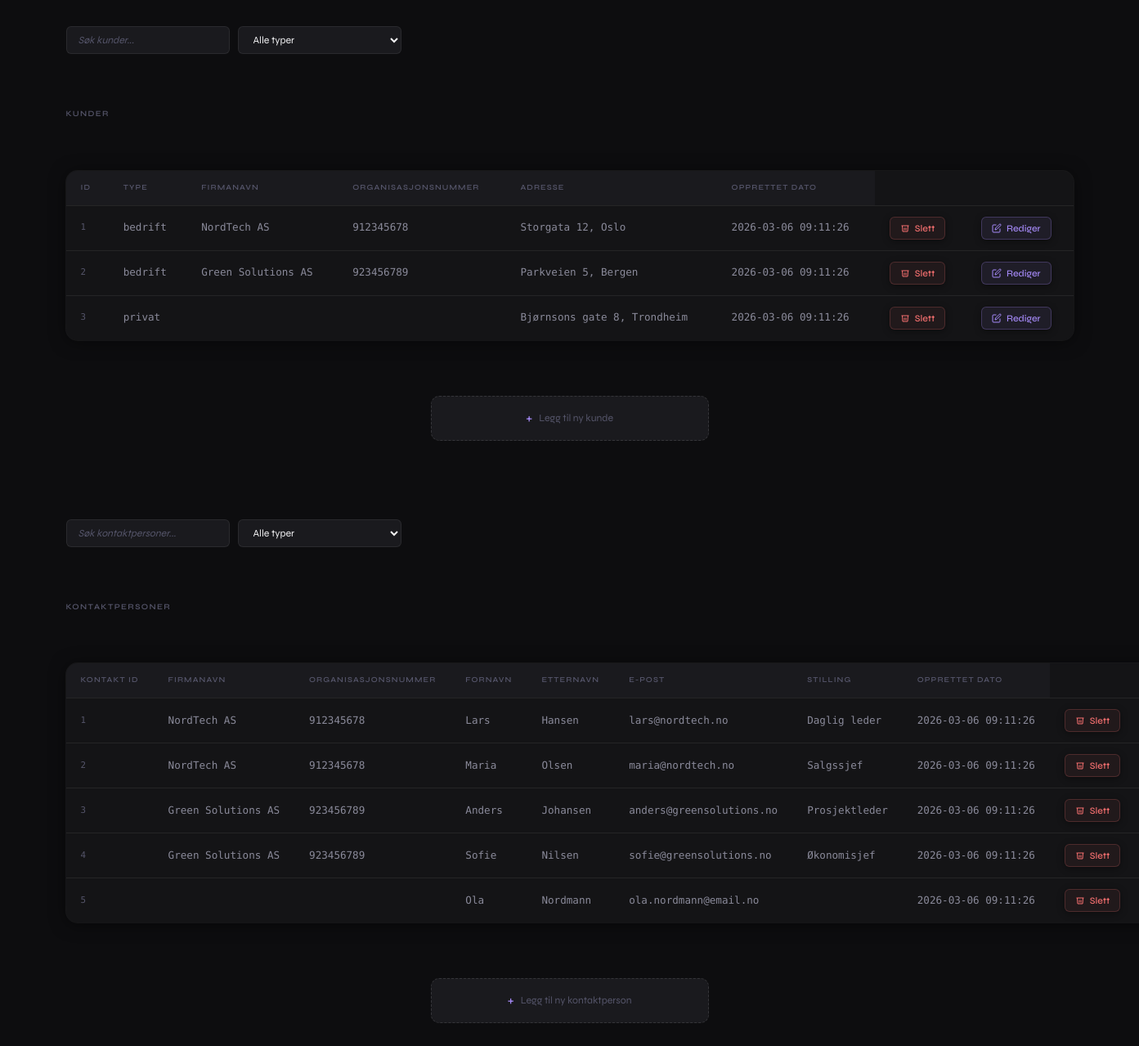
Before: / with the older database file.
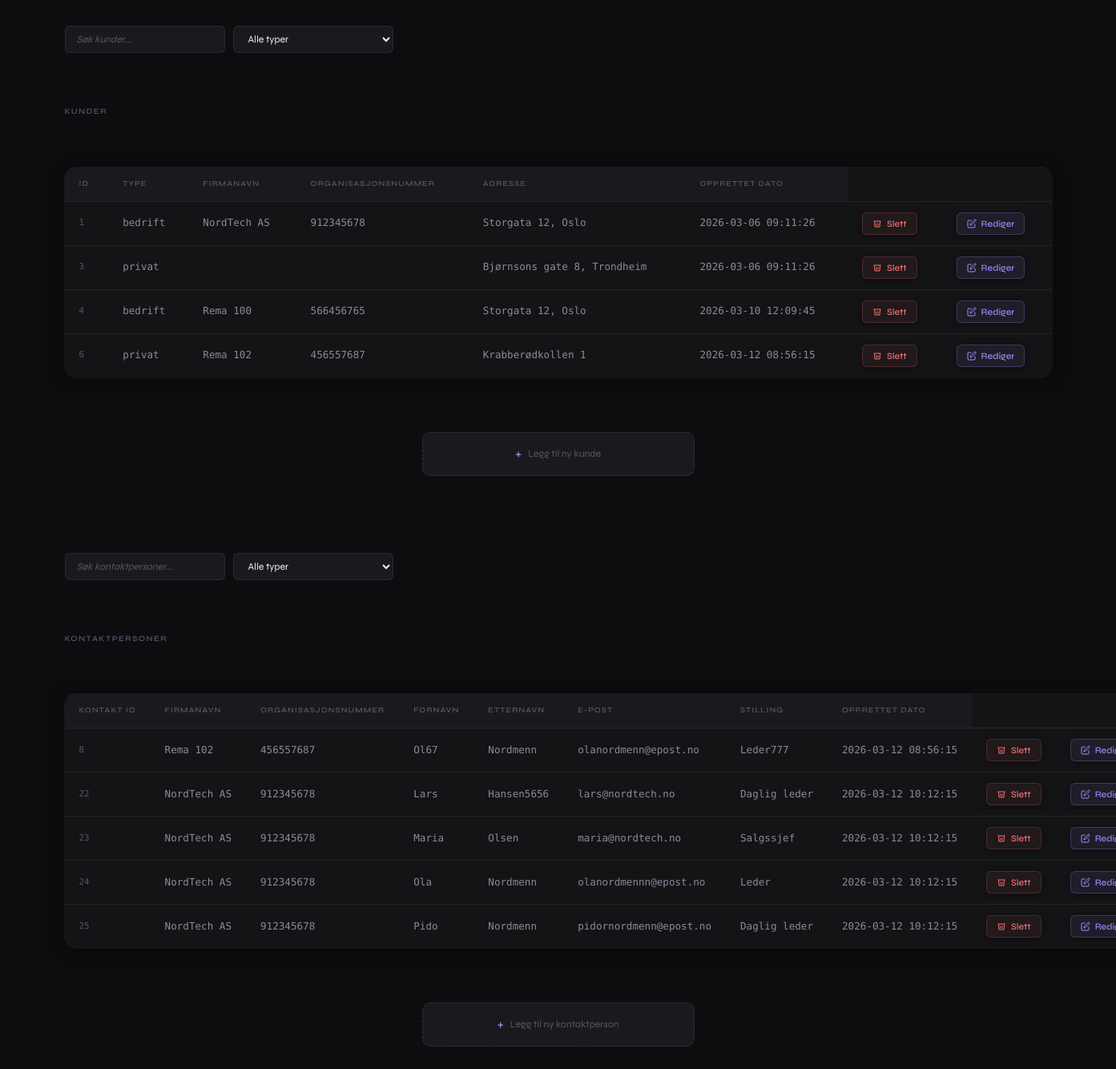
After: the same page with the newer database file.
### tables this page shows
CREATE TABLE `kunder` (
  `kunde_id` int(11) NOT NULL,
  `kundetype` enum('privat','bedrift') NOT NULL,
  `firmanavn` varchar(100) DEFAULT NULL,
  `organisasjonsnummer` varchar(50) DEFAULT NULL,
  `adresse` varchar(255) DEFAULT NULL,
  `opprettet_dato` timestamp NOT NULL DEFAULT current_timestamp()
);

CREATE TABLE `kontaktpersoner` (
  `kontakt_id` int(11) NOT NULL,
  `kunde_id` int(11) NOT NULL,
  `fornavn` varchar(100) NOT NULL,
  `etternavn` varchar(100) NOT NULL,
  `epost` varchar(100) DEFAULT NULL,
  `telefon` varchar(30) DEFAULT NULL,
  `stilling` varchar(100) DEFAULT NULL,
  `opprettet_dato` timestamp NOT NULL DEFAULT current_timestamp()
);

### db.php (called while the page is built, shortened)
<?php
$hostname = "localhost";
$username = "root";
$password = "";
$database = "crm_gr1";
$conn = new mysqli($hostname, $username, $password, $database);
$sqlkunder = "SELECT * FROM kunder";
$sqlkontaktpersoner = "SELECT * FROM kontaktpersoner";
$resultkunder = $conn->query($sqlkunder);
$resultkontaktpersoner = $conn->query($sqlkontaktpersoner);
?>

### config.php (called while the page is built, shortened)
<?php
require_once "db.php";
$editing_kunde_id = isset($_GET['edit_kunde']) ? intval($_GET['edit_kunde']) : null;
$editing_kontakt_id = isset($_GET['edit_kontakt']) ? intval($_GET['edit_kontakt']) : null;
?>

### index.php (the view, shortened to what this page needs)
<?php
require_once "config.php";
?>
<!DOCTYPE html>
<html lang="en">
<head>
    <link rel="stylesheet" href="src/css/style.css">
</head>
<body>
    <main>
        <div class="controls" style="text-align:center; margin-bottom:10px;">
            <input type="text" id="kundeSearch" placeholder="Søk kunder..." />
            <select id="kundeTypeFilter">
                <option value="">Alle typer</option>
            </select>
        </div>
        <h2>Kunder</h2>
        <table id="kundeTable" style="margin: auto;">
            <tr><th>ID</th><th>Type</th><th>Firmanavn</th><th>Organisasjonsnummer</th><th>Adresse</th><th>Opprettet dato</th></tr>
            <?php
            if ($resultkunder->num_rows > 0) {
                while($row = $resultkunder->fetch_assoc()) {
                    if ($editing_kunde_id !== null && $editing_kunde_id == $row["kunde_id"]) {
                        echo "<tr>
                                <form method='post' action='rediger.php'>
                                    <td>" . htmlspecialchars($row["kunde_id"], ENT_QUOTES) . "</td>
                                    <td><input type='text' name='kundetype' value='" . htmlspecialchars($row["kundetype"], ENT_QUOTES) . "' required></td>
                                    <td><input type='text' name='firmanavn' value='" . htmlspecialchars($row["firmanavn"], ENT_QUOTES) . "' required></td>
                                    <td><input type='text' name='organisasjonsnummer' value='" . htmlspecialchars($row["organisasjonsnummer"], ENT_QUOTES) . "' required></td>
                                    <td><input type='text' name='adresse' value='" . htmlspecialchars($row["adresse"], ENT_QUOTES) . "' required></td>
                                    <td>Oppdateres automatisk</td>
                                    <td>
                                        <a href='index.php'><button type='button'>Avbryt</button></a>
                                    </td>
                                    <td>
                                        <button type='submit' name='SaveKunde' value='" . $row["kunde_id"] . "'>Lagre</button>
                                    </td>
                                </form>
                              </tr>";
                    } else {
                        echo "<tr data-type='" . htmlspecialchars($row["kundetype"], ENT_QUOTES) . "'>
                                <td>" . htmlspecialchars($row["kunde_id"]) . "</td>
                                <td>" . htmlspecialchars($row["kundetype"]) . "</td>
                                <td>" . htmlspecialchars($row["firmanavn"]) . "</td>
                                <td>" . htmlspecialchars($row["organisasjonsnummer"]) . "</td>
                                <td>" . htmlspecialchars($row["adresse"]) . "</td>
                                <td>" . htmlspecialchars($row["opprettet_dato"]) . "</td>
                                <td>
                                    <form method='GET' action='delete.php'>
                                        <input type='hidden' name='id' value='" . $row['kunde_id'] . "'>
                                        <button type='submit' onclick=\"return confirm('Er du sikker på at du vil slette denne kunden?')\"><svg width='12' height='12' viewBox='0 0 24 24' fill='none' stroke='currentColor' stroke-width='2'><polyline points='3 6 5 6 21 6'/><path d='M19 6l-1 14H6L5 6'/><path d='M10 11v6M14 11v6'/></svg> Slett</button>
                                    </form>
                                </td>
                                <td>
                                    <form method='GET' action='redigerkunde.php'>
                                        <input type='hidden' name='id' value='{$row['kunde_id']}'>
                                        <button type='submit' class='btn btn-edit'>
                                            <svg width='12' height='12' viewBox='0 0 24 24' fill='none' stroke='currentColor' stroke-width='2'><path d='M11 4H4a2 2 0 0 0-2 2v14a2 2 0 0 0 2 2h14a2 2 0 0 0 2-2v-7'/><path d='M18.5 2.5a2.121 2.121 0 0 1 3 3L12 15l-4 1 1-4 9.5-9.5z'/></svg>
                                            Rediger
                                        </button>
                                    </form>
                                </td>
                            </tr>";
                    }
                }
            } else {
                echo "<tr><td colspan='8'>Ingen data funnet</td></tr>";
            }
            ?>
        </table>
        <a href="add.php"><article style="margin: auto; max-width: 327.812px; margin-top: 2vh; text-align: center;">Legg til ny kunde</article></a>
    </main>
    <main>
        <div class="controls" style="text-align:center; margin-bottom:10px;">
            <input type="text" id="kontaktSearch" placeholder="Søk kontaktpersoner..." />
            <select id="kontaktTypeFilter">
                <option value="">Alle typer</option>
            </select>
        </div>
        <h2>Kontaktpersoner</h2>
        <table id="kontaktpersonTable" style="margin: auto;">
            <tr><th>Kontakt id</th><th>Firmanavn</th><th>Organisasjonsnummer</th><th>Fornavn</th><th>Etternavn</th><th>E-post</th><th>Stilling</th><th>Opprettet dato</th></tr>
            <?php
            $sqlAllKunder = "SELECT kunde_id, firmanavn, organisasjonsnummer FROM kunder";
            $resultAllKunder = $conn->query($sqlAllKunder);
            $kundeliste = [];
            while ($k = $resultAllKunder->fetch_assoc()) {
                $kundeliste[$k['kunde_id']] = [
                    'firmanavn' => $k['firmanavn'],
                    'organisasjonsnummer' => $k['organisasjonsnummer'] ?? ''
                ];
            }
            if ($resultkontaktpersoner->num_rows > 0) {
                while($row = $resultkontaktpersoner->fetch_assoc()) {
                    if ($editing_kontakt_id !== null && $editing_kontakt_id == $row["kontakt_id"]) {
                        $kundeOptions = "";
                        foreach ($kundeliste as $kid => $fnavn) {
                            $selected = ($kid == $row["kunde_id"]) ? "selected" : "";
                            $kundeOptions .= "<option value='$kid' $selected>" . htmlspecialchars($fnavn['firmanavn'], ENT_QUOTES) . "</option>";
                        }
                        echo "<tr>
                                <form method='post' action='rediger.php'>
                                    <td>" . htmlspecialchars($row["kontakt_id"], ENT_QUOTES) . "</td>
                                    <td><select name='kunde_id'>$kundeOptions</select></td>
                                    <td><input type='text' name='fornavn' value='" . htmlspecialchars($row["fornavn"], ENT_QUOTES) . "' required></td>
                                    <td><input type='text' name='etternavn' value='" . htmlspecialchars($row["etternavn"], ENT_QUOTES) . "' required></td>
                                    <td><input type='email' name='epost' value='" . htmlspecialchars($row["epost"], ENT_QUOTES) . "' required></td>
                                    <td><input type='text' name='stilling' value='" . htmlspecialchars($row["stilling"] ?? '', ENT_QUOTES) . "'></td>
                                    <td>Oppdateres automatisk</td>
                                    <td>
                                        <a href='index.php'><button type='button'>Avbryt</button></a>
                                    </td>
                                    <td>
                                        <button type='submit' name='SaveKontakt' value='" . $row["kontakt_id"] . "'>Lagre</button>
                                    </td>
                                </form>
                              </tr>";
                    } else {
                        $kundeInfo = $kundeliste[$row['kunde_id']] ?? ['firmanavn'=>'Ukjent','organisasjonsnummer'=>'Ukjent'];
                        $firmanavn = $kundeInfo['firmanavn'];
                        $orgnr = $kundeInfo['organisasjonsnummer'];
                        echo "<tr data-type='" . htmlspecialchars($row["stilling"], ENT_QUOTES) . "'>
                                <td>" . htmlspecialchars($row["kontakt_id"]) . "</td>
                                <td>" . htmlspecialchars($firmanavn) . "</td>
                                <td>" . htmlspecialchars($orgnr) . "</td>
                                <td>" . htmlspecialchars($row["fornavn"]) . "</td>
                                <td>" . htmlspecialchars($row["etternavn"]) . "</td>
                                <td>" . htmlspecialchars($row["epost"]) . "</td>
                                <td>" . htmlspecialchars($row["stilling"] ?? '') . "</td>
                                <td>" . htmlspecialchars($row["opprettet_dato"]) . "</td>
                                <td>
                                    <form method='GET' action='delete.php'>
                                        <input type='hidden' name='kontakt_id' value='" . $row['kontakt_id'] . "'>
                                        <button type='submit' onclick=\"return confirm('Er du sikker på at du vil slette denne kontaktpersonen?')\"><svg width='12' height='12' viewBox='0 0 24 24' fill='none' stroke='currentColor' stroke-width='2'><polyline points='3 6 5 6 21 6'/><path d='M19 6l-1 14H6L5 6'/><path d='M10 11v6M14 11v6'/></svg> Slett</button>
                                    </form>
                                </td>
                                <td>
                                    <form method='GET' action='redigerkontakt.php'>
                                        <input type='hidden' name='id' value='" . $row['kontakt_id'] . "'>
                                        <button type='submit' name='EditKontakt' class='btn btn-edit'>
                                            <svg width='12' height='12' viewBox='0 0 24 24' fill='none' stroke='currentColor' stroke-width='2'>
                                                <path d='M11 4H4a2 2 0 0 0-2 2v14a2 2 0 0 0 2 2h14a2 2 0 0 0 2-2v-7'/>
                                                <path d='M18.5 2.5a2.121 2.121 0 0 1 3 3L12 15l-4 1 1-4 9.5-9.5z'/>
                                            </svg>
                                            Rediger
                                        </button>
                                    </form>
                                </td>
                            </tr>";
                    }
                }
            } else {
                echo "<tr><td colspan='9'>Ingen data funnet</td></tr>";
            }
            ?>
        </table>
        <a href="add.php"><article style="margin: auto; max-width: 327.812px; margin-top: 2vh; text-align: center;">Legg til ny kontaktperson</article></a>
    </main>
</body>
</html>

### src/css/style.css (style rules this page uses)
:root { --bg0:#0d0d0f; --bg1:#141416; --bg2:#1a1a1e; --bg3:#1f1f24; --b:rgba(255,255,255,.07); --bf:rgba(255,255,255,.18); --t0:#f0f0f2; --t1:#8a8a9a; --t2:#55556a; --pur:#a78bfa; --grn:#34d399; --red:#f87171; --r1:6px; --r2:10px; --r3:14px; --r4:20px; --sh:0 2px 20px rgba(0,0,0,.5),0 0 0 1px var(--b); --fx:'Syne',sans-serif; --fm:'DM Mono',monospace; --e:.18s cubic-bezier(.4,0,.2,1); }
*,*::before,*::after { box-sizing:border-box; margin:0; padding:0; }
html { font-size:15px; scroll-behavior:smooth; }
body { background:var(--bg0); color:var(--t0); font-family:var(--fx); line-height:1.5; min-height:100vh; -webkit-font-smoothing:antialiased; }
a { color:inherit; text-decoration:none; }
main { max-width: 1280px; margin: auto; padding: 32px 24px 64px; display: flex; flex-direction: column; gap: 48px; }
h2 { font-size:.65rem; font-weight:600; letter-spacing:.14em; text-transform:uppercase; color:var(--t2); margin-bottom:14px; }
.controls { display:flex; gap:10px; margin-bottom:18px !important; }
.controls input, .controls select { background:var(--bg2); border:1px solid var(--b); border-radius:var(--r1); color:var(--t0); font-family:var(--fx); font-size:.82rem; padding:8px 14px; outline:none; min-width:200px; transition:border-color var(--e),background var(--e); }
.controls input::placeholder { color:var(--t2); font-style:italic; }
table { width: 100%; border-collapse: collapse; background: var(--bg1); border-radius: var(--r3); overflow: hidden; box-shadow: var(--sh); }
table tr { border-bottom:1px solid var(--b); transition:background var(--e); animation:up .3s ease both; }
table tr:last-child { border-bottom:none; }
table tr:first-child { background:var(--bg2); }
table tr:nth-child(3) { animation-delay:.07s }
table tr:nth-child(4) { animation-delay:.10s }
table tr:nth-child(n+5) { animation-delay:.13s }
th { font-size:.62rem; font-weight:600; letter-spacing:.12em; text-transform:uppercase; color:var(--t2) !important; text-align:left !important; padding:14px 18px; border-bottom:1px solid var(--b); white-space:nowrap; }
td { padding:13px 18px; font-size:.84rem; color:var(--t1); font-family:var(--fm); white-space:nowrap; vertical-align:middle; }
td:first-child { color:var(--t2); font-size:.72rem; }
td form { display:inline-flex; }
button { display: inline-flex; align-items: center; gap: 6px; padding: 6px 12px; border: 1px solid var(--b); border-radius: var(--r1); background: var(--bg2); color: var(--t1); font-family: var(--fx); font-size: .76rem; font-weight: 500; cursor: pointer; white-space: nowrap; transition: all var(--e); box-shadow: 0 2px 8px rgba(0,0,0,.4); }
.btn-edit { color:var(--pur)!important; border-color:rgba(167,139,250,.25)!important; background:rgba(167,139,250,.08)!important; }
button[onclick*="slette"] { color:var(--red); border-color:rgba(248,113,113,.2); background:rgba(248,113,113,.06); }
article { display: flex; align-items: center; justify-content: center; gap: 8px; margin: 20px auto 0 !important; padding: 13px 24px; max-width: 340px !important; background: var(--bg2); border: 1px dashed rgba(255,255,255,.12); border-radius: var(--r2); color: var(--t2); font-size: .82rem; cursor: pointer; transition: all var(--e); }
article::before { content:'+'; font-size:1.2rem; color:var(--pur); }

### index.php (style rules this page uses)
th { text-align: left; }

Changed rows visible on the page:
removed kunder: kunde_id "2", kundetype "bedrift", firmanavn "Green Solutions AS", organisasjonsnummer "923456789", adresse "Parkveien 5, Bergen", opprettet_dato "2026-03-06 09:11:26"
removed kontaktpersoner: kontakt_id "1", kunde "NordTech AS", kunde "912345678", fornavn "Lars", etternavn "Hansen", epost "lars@nordtech.no", stilling "Daglig leder", opprettet_dato "2026-03-06 09:11:26"
removed kontaktpersoner: kontakt_id "2", kunde "NordTech AS", kunde "912345678", fornavn "Maria", etternavn "Olsen", epost "maria@nordtech.no", stilling "Salgssjef", opprettet_dato "2026-03-06 09:11:26"
removed kontaktpersoner: kontakt_id "3", kunde "Green Solutions AS", kunde "923456789", fornavn "Anders", etternavn "Johansen", epost "anders@greensolutions.no", stilling "Prosjektleder", opprettet_dato "2026-03-06 09:11:26"
removed kontaktpersoner: kontakt_id "4", kunde "Green Solutions AS", kunde "923456789", fornavn "Sofie", etternavn "Nilsen", epost "sofie@greensolutions.no", stilling "Økonomisjef", opprettet_dato "2026-03-06 09:11:26"
removed kontaktpersoner: kontakt_id "5", fornavn "Ola", etternavn "Nordmann", epost "ola.nordmann@email.no", opprettet_dato "2026-03-06 09:11:26"
added kunder: kunde_id "4", kundetype "bedrift", firmanavn "Rema 100", organisasjonsnummer "566456765", adresse "Storgata 12, Oslo", opprettet_dato "2026-03-10 12:09:45"
added kunder: kunde_id "6", kundetype "privat", firmanavn "Rema 102", organisasjonsnummer "456557687", adresse "Krabberødkollen 1", opprettet_dato "2026-03-12 08:56:15"
added kontaktpersoner: kontakt_id "8", kunde "Rema 102", kunde "456557687", fornavn "Ol67", etternavn "Nordmenn", epost "olanordmenn@epost.no", stilling "Leder777", opprettet_dato "2026-03-12 08:56:15"
added kontaktpersoner: kontakt_id "22", kunde "NordTech AS", kunde "912345678", fornavn "Lars", etternavn "Hansen5656", epost "lars@nordtech.no", stilling "Daglig leder", opprettet_dato "2026-03-12 10:12:15"
added kontaktpersoner: kontakt_id "23", kunde "NordTech AS", kunde "912345678", fornavn "Maria", etternavn "Olsen", epost "maria@nordtech.no", stilling "Salgssjef", opprettet_dato "2026-03-12 10:12:15"
added kontaktpersoner: kontakt_id "24", kunde "NordTech AS", kunde "912345678", fornavn "Ola", etternavn "Nordmenn", epost "olanordmennn@epost.no", stilling "Leder", opprettet_dato "2026-03-12 10:12:15"
added kontaktpersoner: kontakt_id "25", kunde "NordTech AS", kunde "912345678", fornavn "Pido", etternavn "Nordmenn", epost "pidornordmenn@epost.no", stilling "Daglig leder", opprettet_dato "2026-03-12 10:12:15"
